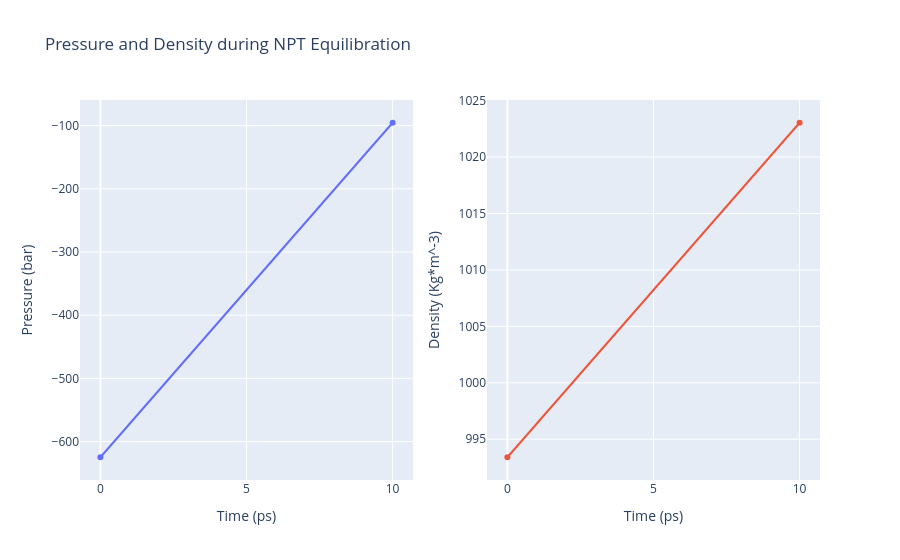

Here is the notebook cell this chart was saved with:
### Code cell
# GMXEnergy: Getting system pressure and density by time during NPT Equilibration  
from biobb_analysis.gromacs.gmx_energy import gmx_energy

# Create prop dict and inputs/outputs
AWH_output_npt_pd_xvg = AWH_dir / 'complex_npt_PD.xvg'
prop = {
    'terms':  ["Pressure","Density"],
    'binary_path' : binary_path
}

# Create and launch bb
gmx_energy(input_energy_path=AWH_output_npt_edr, 
          output_xvg_path=AWH_output_npt_pd_xvg, 
          properties=prop
)

# Plot the pressure and the density of the NPT equilibration side by side
plot_xvg_columns(AWH_output_npt_pd_xvg,
                 title='Pressure and Density during NPT Equilibration',
                 ytitles=['Pressure (bar)', 'Density (Kg*m^-3)'])

### Figure 1 — Plotly figure (JSON) as saved in the notebook; plotly's stock layout.template omitted (floating-point values rounded to 4 significant figures)
{"data": [{"type": "scatter", "x": [0.0, 10.0], "xaxis": "x", "y": [-624.9, -95.42], "yaxis": "y"}, {"type": "scatter", "x": [0.0, 10.0], "xaxis": "x2", "y": [993.4, 1023.0], "yaxis": "y2"}], "layout": {"showlegend": false, "title": {"text": "Pressure and Density during NPT Equilibration"}, "xaxis": {"anchor": "y", "domain": [0, 0.45], "title": {"text": "Time (ps)"}}, "xaxis2": {"anchor": "y2", "domain": [0.55, 1], "title": {"text": "Time (ps)"}}, "yaxis": {"anchor": "x", "domain": [0, 1], "title": {"text": "Pressure (bar)"}}, "yaxis2": {"anchor": "x2", "domain": [0, 1], "title": {"text": "Density (Kg*m^-3)"}}}}
